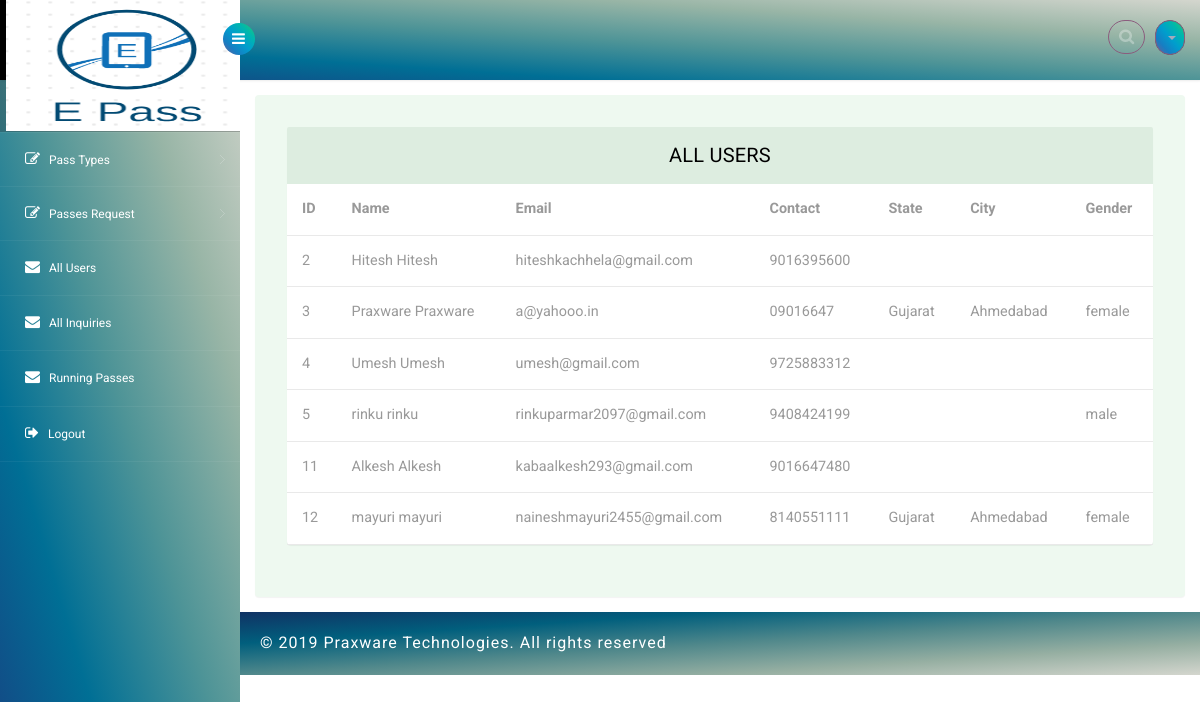
/Admin/all_users.php, run on the app's committed database.
### tables this page shows
CREATE TABLE `registration` (
  `id` int(11) NOT NULL,
  `fname` varchar(30) NOT NULL,
  `lname` varchar(30) NOT NULL,
  `email` varchar(50) NOT NULL,
  `contact` varchar(10) NOT NULL,
  `password` varchar(20) NOT NULL,
  `address1` varchar(255) NOT NULL,
  `address2` varchar(255) NOT NULL,
  `state` varchar(30) NOT NULL,
  `city` varchar(30) NOT NULL,
  `pincode` int(11) NOT NULL,
  `nationality` varchar(100) NOT NULL,
  `gender` varchar(10) NOT NULL,
  `dob` date NOT NULL,
  `image` varchar(255) NOT NULL,
  `created_at` timestamp NOT NULL DEFAULT CURRENT_TIMESTAMP,
  `updated_at` timestamp NOT NULL DEFAULT CURRENT_TIMESTAMP ON UPDATE CURRENT_TIMESTAMP
);

### Admin/all_users.php (the view, shortened to what this page needs)
<?php
include 'inc/connection.php';
$result= $con->query("select * from registration");
?>
<!DOCTYPE html>
<head>
<link rel="stylesheet" href="css/bootstrap.min.css" >
<link href="css/style.css" rel='stylesheet' type='text/css' />
<link href="css/style-responsive.css" rel="stylesheet"/>
<link rel="stylesheet" href="css/font.css" type="text/css"/>
<link href="css/font-awesome.css" rel="stylesheet">
</head>
<body>
<section id="container">
<?php include 'inc/header.php';?>
<?php include 'inc/sidebar.php';?>
<section id="main-content">
	<section class="wrapper">
		<div class="table-agile-info">
 <div class="panel panel-default">
    <div class="panel-heading">
     All Users
    </div>
    <div>
      <table class="table" ui-jq="footable" ui-options='{
        "paging": {
          "enabled": true
        },
        "filtering": {
          "enabled": true
        },
        "sorting": {
          "enabled": true
        }}'>
        <thead>
          <tr>
            <th data-breakpoints="xs">ID</th>
            <th>Name</th>
            <th>Email</th>
            <th>Contact</th>
            <th>State</th>
            <th>City</th>
            <th>Gender</th>
          </tr>
        </thead>
        <tbody>
            <?php
            while($row=$result->fetch_object())
            {
                ?>
                <tr>
                    <td><?php echo $row->id;?></td>
                    <td><?php echo $row->fname.' '.$row->fname;?></td>
                    <td><?php echo $row->email;?></td>
                    <td><?php echo $row->contact;?></td>
                    <td><?php echo $row->state;?></td>
                    <td><?php echo $row->city;?></td>
                    <td><?php echo $row->gender;?></td>
                </tr>
                <?php
            }
            ?>
        </tbody>
      </table>
    </div>
  </div>
</div>
</section>
		  <?php include 'inc/footer.php';?>
</section>
</section>
</body>
</html>

### Admin/inc/header.php (shortened to what this page needs)
<header class="header fixed-top clearfix">
<div class="brand">
    <a href="dashboard.php" class="logo">
        <img src="../../OBPS/p2.png" style="height: 131px;
    width: 234px;
    position: relative;
    right: 19px;
    bottom: 10px;">
    </a>
    <div class="sidebar-toggle-box">
        <div class="fa fa-bars"></div>
    </div>
</div>
<div class="top-nav clearfix">
    <ul class="nav pull-right top-menu">
        <li>
            <input type="text" class="form-control search" placeholder=" Search">
        </li>
        <li class="dropdown">
            <a data-toggle="dropdown" class="dropdown-toggle" href="#" style="padding:5px;padding-left: 10px; ">
                <b class="caret"></b>
            </a>
        </li>
    </ul>
</div>
</header>

### Admin/inc/sidebar.php (shortened to what this page needs)
<aside>
    <div id="sidebar" class="nav-collapse">
        <div class="leftside-navigation">
            <ul class="sidebar-menu" id="nav-accordion">
                <li>
                    <a class="active" href="http://localhost/OBPS/admin/dashboard.php">
                        <span>Dashboard</span>
                    </a>
                </li>
                 <li class="sub-menu">
                    <a href="javascript:;">
                        <i class="fa fa-edit"></i>
                        <span>Pass Types</span>
                    </a>
                </li>
                <li class="sub-menu">
                    <a href="javascript:;">
                        <i class="fa fa-edit"></i>
                        <span>Passes Request</span>
                    </a>
                </li>
                 <li>
                     <a class="" href="../Admin/all_users.php">
                        <i class="fa fa-envelope"></i>
                        <span>All Users</span>
                    </a>
                </li>
                <li>
                    <a class="" href="../Admin/inquiry.php">
                        <i class="fa fa-envelope"></i>
                        <span>All Inquiries</span>
                    </a>
                </li>
                <li>
                    <a class="" href="../Admin/Running_Registration_Request.php">
                        <i class="fa fa-envelope"></i>
                        <span>Running Passes</span>
                    </a>
                </li>
                <li>
                    <a class="" href="logout.php">
                        <i class="fa fa-sign-out"></i>
                        <span>Logout</span>
                    </a>
                </li>
            </ul>
        </div>
    </div>
</aside>

### Admin/inc/footer.php
<div class="footer">
	<div class="wthree-copyright">
	  <p>© 2019 Praxware Technologies. All rights reserved </a></p>
	</div>
  </div>

### data on the page
registration: id "2", fname "Hitesh", email "hiteshkachhela@gmail.com", contact "9016395600"
registration: id "3", fname "Praxware", email "a@yahooo.in", contact "09016647", state "Gujarat", city "Ahmedabad", gender "female"
registration: id "4", fname "Umesh", email "umesh@gmail.com", contact "9725883312"
registration: id "5", fname "rinku", email "rinkuparmar2097@gmail.com", contact "9408424199", gender "male"
registration: id "11", fname "Alkesh", email "kabaalkesh293@gmail.com", contact "9016647480"
registration: id "12", fname "mayuri", email "naineshmayuri2455@gmail.com", contact "8140551111", state "Gujarat", city "Ahmedabad", gender "female"
